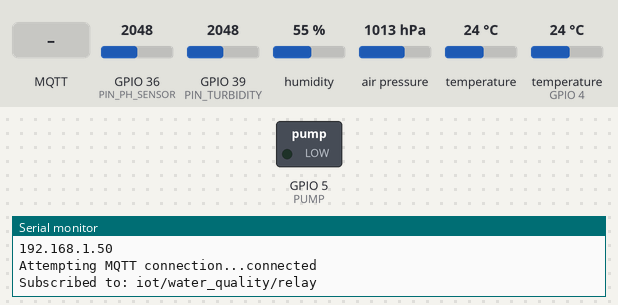
A program run on a simulated ESP32. Parts: switched loads named in the program (green lamp = pin HIGH), the last lines printed to the serial monitor. Inputs (shaded band) come from the test bench; at power-on: GPIO 36 (PIN_PH_SENSOR) = 2048, GPIO 39 (PIN_TURBIDITY) = 2048, humidity 55 %, air pressure 1013 hPa, temperature 24 °C, temperature (sensor on GPIO 4) 24 °C (analog values on the 0–4095 scale). WiFi joins after 1.5 s; servers stay silent unless stated; random numbers use the default seed unless the program sets one; no MQTT or app messages arrive unless stated.

Above: at 2.7 s.
2.8 s: MQTT message "ON" arrives on the first subscribed topic
At 3.6 s:
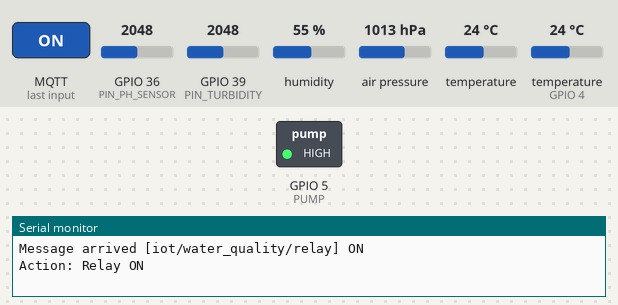
4.3 s: MQTT message "OFF" arrives on the first subscribed topic
At 6.6 s:
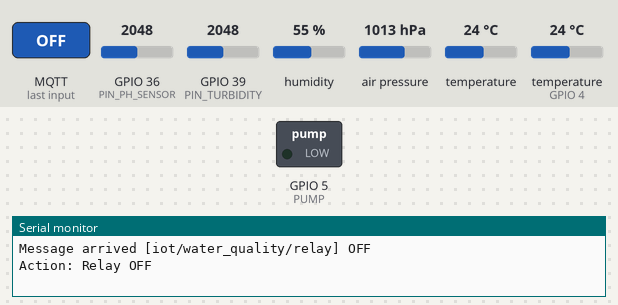
Timing chart, 0 to 8.1 s (numbered marks = the images above; inputs shaded):
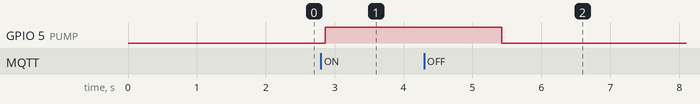

Measured:
- after the input at 2.8 s, GPIO 5 (PUMP): LOW → HIGH after 0.06 s
- after the input at 4.3 s, GPIO 5 (PUMP): HIGH → LOW after 1.1 s

The program:

main.cpp
```cpp
#include <WiFi.h>
#include <PubSubClient.h>

#include <Wire.h>
#include <OneWire.h>
#include <DallasTemperature.h>

#include "BME280.h"
#include "PH4502C.h"
#include "TS300B.h"

#define ONE_WIRE_BUS  4
#define PIN_SDA       21
#define PIN_SCL       22
#define PIN_PH_SENSOR 36
#define PIN_TURBIDITY 39
const byte PUMP = 5;

const char* ssid        = "Wifi Magister Terapan";
const char* password    = "";
const char* mqtt_server = "broker.emqx.io";
const char* mqtt_topic_data    = "iot/water_quality/data";   // Topik Publish Data
const char* mqtt_topic_control = "iot/water_quality/relay";  // Topik Subscribe Kontrol

WiFiClient espClient;
PubSubClient client(espClient);

bool pumpState = false;      // Status Relay (false=OFF, true=ON)

unsigned long lastMsg = 0;
const long interval = 1000;   // Interval kirim data (1 detik)
#define MSG_BUFFER_SIZE  (200)
char msg[MSG_BUFFER_SIZE];

unsigned long previousMillis = 0;

// kalibrasi pH
const float PH7_VOLTAGE = 2.335; // pH 7
const float PH4_VOLTAGE = 3.083; // pH 4

// kalibrasi Turbidity
const float CALIB_CLEAR_VOLT = 1.500; // Air Jernih (0 NTU)
const float CALIB_DIRTY_VOLT = 0.178; // Air Keruh (1000 NTU)

OneWire oneWire(ONE_WIRE_BUS);
DallasTemperature sensors(&oneWire);
PH4502C phMeter(PIN_PH_SENSOR);
TS300B  turbidity(PIN_TURBIDITY);
BME280  BME280_Temp(0x76); // Alamat I2C 0x76

void setup_wifi();
void callback(char* topic, byte* payload, unsigned int length);
void reconnect();
void SerialMonitor();
void Send_to_Dashboard ();

void setup() {
  Serial.begin(115200);
  // Setup Relay Pin
  pinMode(PUMP, OUTPUT);
  digitalWrite(PUMP, LOW);

  setup_wifi();

  // Setup MQTT
  client.setServer(mqtt_server, 1883); // Port 1883 untuk ESP32 (TCP)
  client.setCallback(callback);        // Callback

  // Setup ADC
  analogReadResolution(12);       // Resolusi 12-bit (0-4095)
  analogSetAttenuation(ADC_11db); // Range 0-3.3V

  // Init DS18B20
  sensors.begin();
  // Init BME280
  if (!BME280_Temp.begin(PIN_SDA, PIN_SCL)) {
    Serial.println("[ERROR] Sensor BME280");
  }
  // Init Turbidity
  turbidity.begin();
  turbidity.setCalibration(CALIB_CLEAR_VOLT, CALIB_DIRTY_VOLT);
  // Init pH
  phMeter.begin();
  phMeter.setCalibration(PH7_VOLTAGE, PH4_VOLTAGE);
}

void loop() {
  Send_to_Dashboard();
}

void setup_wifi() {
    delay(10);
    Serial.println();
    Serial.print("Connecting to ");
    Serial.println(ssid);

    WiFi.mode(WIFI_STA);
    WiFi.begin(ssid, password);

    while (WiFi.status() != WL_CONNECTED) {
      delay(500);
      Serial.print(".");
    }

    randomSeed(micros()); // Seed agar random() lebih acak

    Serial.println("");
    Serial.println("WiFi connected");
    Serial.println("IP address: ");
    Serial.println(WiFi.localIP());
}

void callback(char* topic, byte* payload, unsigned int length) {
  Serial.print("Message arrived [");
  Serial.print(topic);
  Serial.print("] ");

  // Konversi payload ke String agar mudah dicek
  String messageTemp;
  for (int i = 0; i < length; i++) {
    messageTemp += (char)payload[i];
  }
  Serial.println(messageTemp);

  // Jika pesan = "ON", nyalakan Relay (LOW atau HIGH tergantung modul relay Anda)
  // Kebanyakan modul relay aktif LOW (LOW = Nyala)
  if (String(topic) == mqtt_topic_control) {
    if(messageTemp == "ON"){
      digitalWrite(PUMP, HIGH); // Sesuaikan HIGH/LOW dengan relay Anda
      pumpState = true;
      Serial.println("Action: Relay ON");
    }
    else if(messageTemp == "OFF"){
      digitalWrite(PUMP, LOW);
      pumpState = false;
      Serial.println("Action: Relay OFF");
    }
  }
}

void reconnect() {
  while (!client.connected()) {
    Serial.print("Attempting MQTT connection...");

    String clientId = "ESP32Client-";
    clientId += String(random(0xffff), HEX);

    if (client.connect(clientId.c_str())) {
      Serial.println("connected");

      client.subscribe(mqtt_topic_control);
      Serial.print("Subscribed to: ");
      Serial.println(mqtt_topic_control);

    } else {
      Serial.print("failed, rc=");
      Serial.print(client.state());
      Serial.println(" try again in 5 seconds");
      delay(5000);
    }
  }
}

void SerialMonitor() {
  unsigned long currentMillis = millis();

  if (currentMillis - previousMillis >= 1000) {

    previousMillis = currentMillis;
    sensors.requestTemperatures();
    // float pH_voltage = phMeter.getVoltage();
    // float Turbidity_voltage = turbidity.getVoltage();

    float tempC = sensors.getTempCByIndex(0);
    float tempBME280 = BME280_Temp.getTemperature();
    float humBME280  = BME280_Temp.getHumidity();
    float pressBME280 = BME280_Temp.getPressure();

    float ntuValue = turbidity.getNTU();
    float phValue = phMeter.getPH();

    Serial.print("DSTemp: ");     Serial.print(tempC);
    Serial.print(" | Temp: ");    Serial.print(tempBME280);
    Serial.print(" | Hum: ");     Serial.print(humBME280);
    Serial.print(" | press: ");   Serial.print(pressBME280);
    Serial.print(" | PH: ");      Serial.print(phValue, 2);
    Serial.print(" | NTU: ");     Serial.println(ntuValue, 0);
  }
}


void Send_to_Dashboard () {
  if (!client.connected()) {
    reconnect();
  }
  client.loop();

  unsigned long currentMillis = millis();
  if (currentMillis - lastMsg > interval) {
    lastMsg = currentMillis;

    sensors.requestTemperatures();
    float tempC = sensors.getTempCByIndex(0);
    float tempBME280 = BME280_Temp.getTemperature();
    float humBME280  = BME280_Temp.getHumidity();
    float pressBME280 = BME280_Temp.getPressure();

    float ntuValue = turbidity.getNTU();
    float phValue = phMeter.getPH();

    // Format: {"temp_water":25.5, "temp_air":28.2, "hum":65.0, "press":1010, "ph":7.25, "ntu":10}
    snprintf(msg, MSG_BUFFER_SIZE,
      "{\"temp_water\":%.2f, \"temp_air\":%.2f, \"hum\":%.1f, \"press\":%.0f, \"ph\":%.2f, \"ntu\":%.0f}",
      tempC, tempBME280, humBME280, pressBME280, phValue, ntuValue
    );

    Serial.print("Publish message: ");
    Serial.println(msg);

    client.publish(mqtt_topic_data, msg);
  }
}
```

BME280.cpp
```cpp
#include "BME280.h"

// Constructor
BME280::BME280(uint8_t addr) {
  _i2c_addr = addr;
}

// Inisialisasi
bool BME280::begin(int sda_pin, int scl_pin) {
  // Inisialisasi I2C pada pin spesifik ESP32
  Wire.begin(sda_pin, scl_pin);

  // Coba hubungkan ke sensor
  // Mengembalikan true jika sukses, false jika gagal
  return _bme.begin(_i2c_addr, &Wire);
}

float BME280::getTemperature() {
  return _bme.readTemperature();
}

float BME280::getHumidity() {
  return _bme.readHumidity();
}

float BME280::getPressure() {
  // Driver mengembalikan Pascal (Pa), kita konversi ke hPa (dibagi 100)
  return _bme.readPressure() / 100.0F;
}

float BME280::getAltitude(float seaLevel) {
  return _bme.readAltitude(seaLevel);
}
```

BME280.h
```cpp
#ifndef BME280_H
#define BME280_H

#include <Arduino.h>
#include <Wire.h>
#include <Adafruit_Sensor.h>
#include <Adafruit_BME280.h>

class BME280 {
  public:
    /**
     * Constructor
     * @param addr: Alamat I2C (Default 0x76, bisa 0x77)
     */
    BME280(uint8_t addr = 0x76);

    /**
     * Inisialisasi Sensor BME280
     * @param sda_pin: Pin SDA (Default 21 untuk ESP32)
     * @param scl_pin: Pin SCL (Default 22 untuk ESP32)
     * @return bool: True jika sensor ditemukan, False jika gagal
     */
    bool begin(int sda_pin = 21, int scl_pin = 22);

    // --- GETTER FUNCTIONS ---

    /** Mengambil Suhu (Celsius) */
    float getTemperature();

    /** Mengambil Kelembaban (%) */
    float getHumidity();

    /** Mengambil Tekanan Udara (hPa) */
    float getPressure();

    /** * Mengambil Estimasi Ketinggian (Meter)
     * @param seaLevel: Tekanan permukaan laut saat ini (Default 1013.25)
     */
    float getAltitude(float seaLevel = 1013.25);

  private:
    Adafruit_BME280 _bme; // Objek driver Adafruit
    uint8_t _i2c_addr;
};

#endif
```

PH4502C.cpp
```cpp
#include "PH4502C.h"

// Constructor
PH4502C::PH4502C(uint8_t pin) {
  _pin = pin;
  // Nilai Default Kalibrasi (Jika user lupa setCalibration)
  _v_ph7 = 2.500;
  _v_ph4 = 3.000;
  _recalculateParams(); // Hitung slope default
}

void PH4502C::begin() {
  pinMode(_pin, INPUT);
}

void PH4502C::setCalibration(float v_ph7, float v_ph4) {
  _v_ph7 = v_ph7;
  _v_ph4 = v_ph4;
  // Setiap kali data kalibrasi berubah, hitung ulang m dan c
  _recalculateParams();
}

void PH4502C::_recalculateParams() {
  // Rumus Garis Linear: pH = m * Voltage + c
  // m (Slope) = (pH2 - pH1) / (V2 - V1)
  _slope = (7.0 - 4.0) / (_v_ph7 - _v_ph4);

  // c (Intercept) = pH - (m * V)
  _intercept = 7.0 - (_slope * _v_ph7);
}

float PH4502C::getVoltage() {
  return _readStableVoltage();
}

float PH4502C::getPH(float temperature) {
  float voltage = _readStableVoltage();

  // 1. Hitung pH Raw (Tanpa Suhu)
  float ph_raw = (_slope * voltage) + _intercept;

  // 2. Kompensasi Suhu (Nernst Equation)
  // pH koreski = pH_raw + (pH_raw - 7) * (T - 25) * 0.003
  float ph_compensated = ph_raw + (ph_raw - 7.0) * (temperature - 25.0) * 0.003;

  return ph_compensated;
}

// --- FUNGSI FILTER (Sama dengan TS300B untuk konsistensi) ---
float PH4502C::_readStableVoltage() {
  int buffer_arr[_samples];

  // 1. Sampling
  for (int i = 0; i < _samples; i++) {
    buffer_arr[i] = analogRead(_pin);
    delay(10);
  }

  // 2. Sorting (Bubble Sort)
  for (int i = 0; i < _samples - 1; i++) {
    for (int j = i + 1; j < _samples; j++) {
      if (buffer_arr[i] > buffer_arr[j]) {
        int temp = buffer_arr[i];
        buffer_arr[i] = buffer_arr[j];
        buffer_arr[j] = temp;
      }
    }
  }

  // 3. Median Filter (Ambil tengah)
  int medianADC = buffer_arr[_samples / 2];

  // 4. Konversi ke Volt (Standard ESP32 3.3V)
  // Jika di PCB pakai divider 1k:1k, kalikan dengan 2.0 di sini!
  // Untuk skenario "Direct Connection" atau yang sudah dikompensasi di v_ph7:
  float volts = (medianADC / 4095.0) * 3.3;

  return volts;
}
```

PH4502C.h
```cpp
#ifndef PH4502C_H
#define PH4502C_H

#include <Arduino.h>

class PH4502C {
  public:
    /**
     * Constructor
     * @param pin: Pin ADC (GPIO 36/39/etc)
     */
    PH4502C(uint8_t pin);

    /**
     * Inisialisasi Pin
     */
    void begin();

    /**
     * Memasukkan data kalibrasi 2 titik (pH 7 dan pH 4)
     * Fungsi ini akan otomatis menghitung Slope (m) dan Intercept (c)
     * @param v_ph7: Tegangan saat probe di buffer pH 7.0
     * @param v_ph4: Tegangan saat probe di buffer pH 4.0
     */
    void setCalibration(float v_ph7, float v_ph4);

    /**
     * Mendapatkan tegangan stabil (untuk proses debugging/kalibrasi)
     */
    float getVoltage();

    /**
     * Mendapatkan nilai pH Akhir (Sudah dikompensasi suhu)
     * @param temperature: Suhu air saat ini (dari DS18B20). Default 25.0 C.
     */
    float getPH(float temperature = 25.0);

  private:
    uint8_t _pin;
    float _v_ph7;
    float _v_ph4;
    float _slope;
    float _intercept;
    const int _samples = 30; // Jumlah sampel smoothing

    // Fungsi internal kalkulasi Slope & Intercept
    void _recalculateParams();

    // Fungsi internal pembacaan ADC stabil
    float _readStableVoltage();
};

#endif
```

TS300B.cpp
```cpp
#include "TS300B.h"

// Constructor: Menyimpan pin
TS300B::TS300B(uint8_t pin) {
  _pin = pin;
  // Default calibration values
  _v_clear = 1.500;
  _v_dirty = 0.100;
}

// Init
void TS300B::begin() {
  pinMode(_pin, INPUT);
}

// Setter untuk Kalibrasi
void TS300B::setCalibration(float v_clear, float v_dirty) {
  _v_clear = v_clear;
  _v_dirty = v_dirty;
}

// Mengambil tegangan stabil (Public API)
float TS300B::getVoltage() {
  return _readStableVoltage();
}

// Menghitung NTU (Public API)
float TS300B::getNTU() {
  float voltage = _readStableVoltage();
  float ntu = 0;

  // Logika Mapping Linear Terbalik
  if (voltage >= _v_clear) {
    ntu = 0; // Sangat Jernih
  } else if (voltage <= _v_dirty) {
    ntu = 1000; // Sangat Keruh
  } else {
    ntu = 1000.0 * (_v_clear - voltage) / (_v_clear - _v_dirty);
  }

  return ntu;
}

// Median Filter & Smoothing
float TS300B::_readStableVoltage() {
  int buffer_arr[_samples];

  //Sampling
  for (int i = 0; i < _samples; i++) {
    buffer_arr[i] = analogRead(_pin);
    delay(5); // Jeda stabilisasi sinyal
  }

  // Sorting (Bubble Sort) - Kecil ke Besar
  for (int i = 0; i < _samples - 1; i++) {
    for (int j = i + 1; j < _samples; j++) {
      if (buffer_arr[i] > buffer_arr[j]) {
        int temp = buffer_arr[i];
        buffer_arr[i] = buffer_arr[j];
        buffer_arr[j] = temp;
      }
    }
  }

  // Ambil Median
  int medianADC = buffer_arr[_samples / 2];

  // Konversi ke Volt (Standard ESP32)
  // Menggunakan referensi 3.3V sesuai standar hardware
  float volts = (medianADC / 4095.0) * 3.3;

  return volts;
}
```

TS300B.h
```cpp
#ifndef TS300B_H
#define TS300B_H

#include <Arduino.h>

class TS300B {
  public:
    /**
     * Constructor
     * @param pin: Pin GPIO ESP32 dimana sensor terhubung
     */
    TS300B(uint8_t pin);

    /**
     * Inisialisasi sensor (Setting PinMode)
     */
    void begin();

    /**
     * Mengatur nilai kalibrasi tegangan
     * @param v_clear: Tegangan saat air jernih (0 NTU)
     * @param v_dirty: Tegangan saat gelap total/sangat keruh (1000 NTU)
     */
    void setCalibration(float v_clear, float v_dirty);

    /**
     * Membaca tegangan stabil setelah proses filtering (Median)
     * @return float: Tegangan dalam Volt (0.0 - 3.3V)
     */
    float getVoltage();

    /**
     * Membaca nilai kekeruhan akhir dalam NTU
     * @return float: Nilai NTU (0 - 1000)
     */
    float getNTU();

  private:
    uint8_t _pin;
    float _v_clear;
    float _v_dirty;
    const int _samples = 40;

    // Fungsi untuk membaca ADC Raw dengan Median Filter
    float _readStableVoltage();
};

#endif
```
